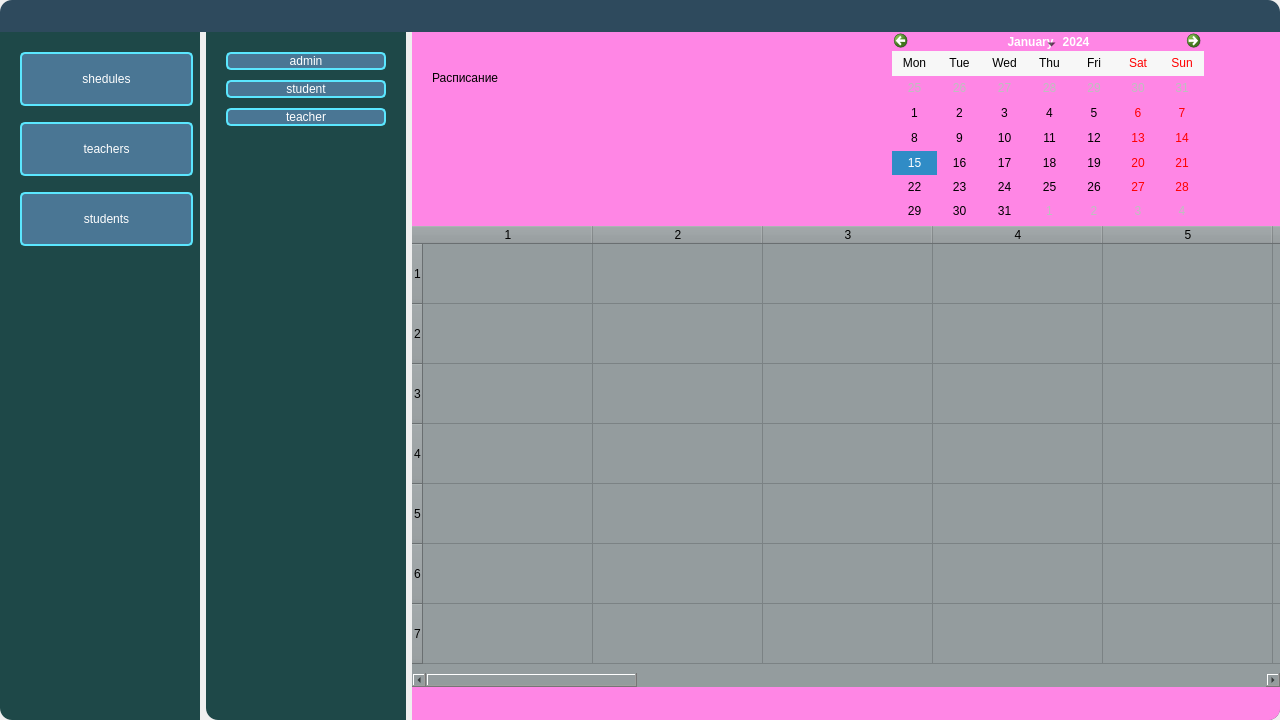
<?xml version="1.0" encoding="UTF-8"?>
<ui version="4.0">
 <class>MainWindow</class>
 <widget class="QMainWindow" name="MainWindow">
  <property name="enabled">
   <bool>true</bool>
  </property>
  <property name="geometry">
   <rect>
    <x>0</x>
    <y>0</y>
    <width>1280</width>
    <height>720</height>
   </rect>
  </property>
  <property name="minimumSize">
   <size>
    <width>1280</width>
    <height>720</height>
   </size>
  </property>
  <property name="focusPolicy">
   <enum>Qt::NoFocus</enum>
  </property>
  <property name="windowTitle">
   <string>MainWindow</string>
  </property>
  <property name="styleSheet">
   <string notr="true"/>
  </property>
  <property name="tabShape">
   <enum>QTabWidget::Rounded</enum>
  </property>
  <widget class="QWidget" name="centralwidget">
   <property name="enabled">
    <bool>true</bool>
   </property>
   <property name="styleSheet">
    <string notr="true">border-radius: 12px</string>
   </property>
   <layout class="QVBoxLayout" name="verticalLayout_2">
    <property name="spacing">
     <number>0</number>
    </property>
    <property name="leftMargin">
     <number>0</number>
    </property>
    <property name="topMargin">
     <number>0</number>
    </property>
    <property name="rightMargin">
     <number>0</number>
    </property>
    <property name="bottomMargin">
     <number>0</number>
    </property>
    <item>
     <layout class="QVBoxLayout" name="startFrame">
      <property name="spacing">
       <number>0</number>
      </property>
      <item>
       <widget class="QFrame" name="topMenu">
        <property name="minimumSize">
         <size>
          <width>32</width>
          <height>32</height>
         </size>
        </property>
        <property name="maximumSize">
         <size>
          <width>16777215</width>
          <height>48</height>
         </size>
        </property>
        <property name="styleSheet">
         <string notr="true">QFrame {
	background-color: rgb(46, 74, 93);
	border-bottom-left-radius: 0;
	border-bottom-right-radius: 0;
}

QPushButton {
	border-radius:0px;
}
QPushButton::hover {
	background-color: rgb(36, 58, 72);
}
</string>
        </property>
        <property name="frameShape">
         <enum>QFrame::StyledPanel</enum>
        </property>
        <property name="frameShadow">
         <enum>QFrame::Raised</enum>
        </property>
        <layout class="QHBoxLayout" name="horizontalLayout_2">
         <property name="spacing">
          <number>0</number>
         </property>
         <property name="leftMargin">
          <number>0</number>
         </property>
         <property name="topMargin">
          <number>0</number>
         </property>
         <property name="rightMargin">
          <number>0</number>
         </property>
         <property name="bottomMargin">
          <number>0</number>
         </property>
         <item>
          <layout class="QHBoxLayout" name="horizontalLayout">
           <property name="spacing">
            <number>0</number>
           </property>
           <property name="leftMargin">
            <number>0</number>
           </property>
           <property name="topMargin">
            <number>0</number>
           </property>
           <property name="rightMargin">
            <number>0</number>
           </property>
           <item>
            <widget class="QPushButton" name="menuButton">
             <property name="minimumSize">
              <size>
               <width>48</width>
               <height>32</height>
              </size>
             </property>
             <property name="maximumSize">
              <size>
               <width>48</width>
               <height>32</height>
              </size>
             </property>
             <property name="styleSheet">
              <string notr="true">QPushButton {
	border-top-left-radius: 12px;
}</string>
             </property>
             <property name="text">
              <string/>
             </property>
             <property name="icon">
              <iconset resource="../res.qrc">
               <normaloff>:/icons/images/menu_FILL0_wght400_GRAD0_opsz24.svg</normaloff>:/icons/images/menu_FILL0_wght400_GRAD0_opsz24.svg</iconset>
             </property>
             <property name="iconSize">
              <size>
               <width>24</width>
               <height>24</height>
              </size>
             </property>
             <property name="checkable">
              <bool>true</bool>
             </property>
            </widget>
           </item>
           <item>
            <spacer name="horizontalSpacer">
             <property name="orientation">
              <enum>Qt::Horizontal</enum>
             </property>
             <property name="sizeHint" stdset="0">
              <size>
               <width>40</width>
               <height>20</height>
              </size>
             </property>
            </spacer>
           </item>
           <item>
            <widget class="QPushButton" name="restoreButton">
             <property name="enabled">
              <bool>true</bool>
             </property>
             <property name="minimumSize">
              <size>
               <width>48</width>
               <height>32</height>
              </size>
             </property>
             <property name="maximumSize">
              <size>
               <width>48</width>
               <height>32</height>
              </size>
             </property>
             <property name="styleSheet">
              <string notr="true"/>
             </property>
             <property name="text">
              <string/>
             </property>
             <property name="icon">
              <iconset resource="../res.qrc">
               <normaloff>:/icons/images/remove_FILL0_wght400_GRAD0_opsz24.svg</normaloff>:/icons/images/remove_FILL0_wght400_GRAD0_opsz24.svg</iconset>
             </property>
             <property name="iconSize">
              <size>
               <width>24</width>
               <height>24</height>
              </size>
             </property>
             <property name="checkable">
              <bool>false</bool>
             </property>
            </widget>
           </item>
           <item>
            <widget class="QPushButton" name="minimizeButton">
             <property name="minimumSize">
              <size>
               <width>48</width>
               <height>32</height>
              </size>
             </property>
             <property name="maximumSize">
              <size>
               <width>48</width>
               <height>32</height>
              </size>
             </property>
             <property name="focusPolicy">
              <enum>Qt::StrongFocus</enum>
             </property>
             <property name="styleSheet">
              <string notr="true"/>
             </property>
             <property name="text">
              <string/>
             </property>
             <property name="icon">
              <iconset resource="../res.qrc">
               <normaloff>:/icons/images/toast_FILL0_wght400_GRAD0_opsz24.svg</normaloff>:/icons/images/toast_FILL0_wght400_GRAD0_opsz24.svg</iconset>
             </property>
             <property name="iconSize">
              <size>
               <width>24</width>
               <height>24</height>
              </size>
             </property>
            </widget>
           </item>
           <item>
            <widget class="QPushButton" name="exitButton">
             <property name="enabled">
              <bool>true</bool>
             </property>
             <property name="minimumSize">
              <size>
               <width>48</width>
               <height>32</height>
              </size>
             </property>
             <property name="maximumSize">
              <size>
               <width>48</width>
               <height>32</height>
              </size>
             </property>
             <property name="autoFillBackground">
              <bool>false</bool>
             </property>
             <property name="styleSheet">
              <string notr="true">QPushButton {
	border-top-right-radius: 12px;
}
QPushButton::hover {
	background-color: rgb(36, 58, 72);
}
</string>
             </property>
             <property name="text">
              <string/>
             </property>
             <property name="icon">
              <iconset resource="../res.qrc">
               <normaloff>:/icons/images/close_FILL0_wght400_GRAD0_opsz24.svg</normaloff>:/icons/images/close_FILL0_wght400_GRAD0_opsz24.svg</iconset>
             </property>
             <property name="iconSize">
              <size>
               <width>24</width>
               <height>24</height>
              </size>
             </property>
             <property name="checkable">
              <bool>false</bool>
             </property>
             <property name="checked">
              <bool>false</bool>
             </property>
             <property name="autoDefault">
              <bool>false</bool>
             </property>
             <property name="default">
              <bool>false</bool>
             </property>
             <property name="flat">
              <bool>false</bool>
             </property>
            </widget>
           </item>
          </layout>
         </item>
        </layout>
       </widget>
      </item>
      <item>
       <layout class="QHBoxLayout" name="mainMenu">
        <property name="spacing">
         <number>6</number>
        </property>
        <item>
         <widget class="QFrame" name="leftMenu_2">
          <property name="minimumSize">
           <size>
            <width>200</width>
            <height>0</height>
           </size>
          </property>
          <property name="focusPolicy">
           <enum>Qt::StrongFocus</enum>
          </property>
          <property name="styleSheet">
           <string notr="true">QFrame {
background-color: rgb(30, 72, 72);
border-top-left-radius: 0;
border-top-right-radius: 0;
border-bottom-right-radius: 0;
}

QPushButton {
	border-radius: 5px; 
	border: 1.5px solid rgb(91,231,255); 
	background-color: white; 
	font: 22pt &quot;Segoe Print&quot;;
	color: rgb(255, 255, 255);
	background-color: rgb(74, 118, 148);
	transition: background-color 2s ease-out 100ms
}
QPushButton:pressed {
	border: 1.4px solid rgb(73,186,205);
 }
QPushButton:hover {
	font-size: 16px;
	background-color: rgb(109, 174, 218);
}</string>
          </property>
          <property name="frameShape">
           <enum>QFrame::StyledPanel</enum>
          </property>
          <property name="frameShadow">
           <enum>QFrame::Raised</enum>
          </property>
          <widget class="QPushButton" name="shedulesButton">
           <property name="geometry">
            <rect>
             <x>20</x>
             <y>20</y>
             <width>173</width>
             <height>54</height>
            </rect>
           </property>
           <property name="text">
            <string>shedules</string>
           </property>
          </widget>
          <widget class="QPushButton" name="teachersButton">
           <property name="geometry">
            <rect>
             <x>20</x>
             <y>90</y>
             <width>173</width>
             <height>54</height>
            </rect>
           </property>
           <property name="text">
            <string>teachers</string>
           </property>
          </widget>
          <widget class="QPushButton" name="studentsButton">
           <property name="geometry">
            <rect>
             <x>20</x>
             <y>160</y>
             <width>173</width>
             <height>54</height>
            </rect>
           </property>
           <property name="text">
            <string>students</string>
           </property>
          </widget>
         </widget>
        </item>
        <item>
         <widget class="QFrame" name="leftMenu">
          <property name="minimumSize">
           <size>
            <width>200</width>
            <height>0</height>
           </size>
          </property>
          <property name="focusPolicy">
           <enum>Qt::StrongFocus</enum>
          </property>
          <property name="styleSheet">
           <string notr="true">QFrame {
background-color: rgb(30, 72, 72);
border-top-left-radius: 0;
border-top-right-radius: 0;
border-bottom-right-radius: 0;
}

QPushButton {
	border-radius: 5px; 
	border: 1.5px solid rgb(91,231,255); 
	background-color: white; 
	font: 22pt &quot;Segoe Print&quot;;
	color: rgb(255, 255, 255);
	background-color: rgb(74, 118, 148);
	transition: background-color 2s ease-out 100ms
}
QPushButton:pressed {
	border: 1.4px solid rgb(73,186,205);
 }
QPushButton:hover {
	font-size: 16px;
	background-color: rgb(109, 174, 218);
}</string>
          </property>
          <property name="frameShape">
           <enum>QFrame::StyledPanel</enum>
          </property>
          <property name="frameShadow">
           <enum>QFrame::Raised</enum>
          </property>
          <layout class="QVBoxLayout" name="verticalLayout_4">
           <property name="spacing">
            <number>0</number>
           </property>
           <property name="leftMargin">
            <number>20</number>
           </property>
           <property name="topMargin">
            <number>20</number>
           </property>
           <property name="rightMargin">
            <number>20</number>
           </property>
           <property name="bottomMargin">
            <number>20</number>
           </property>
           <item>
            <layout class="QVBoxLayout" name="verticalLayout_3">
             <property name="spacing">
              <number>10</number>
             </property>
             <property name="topMargin">
              <number>0</number>
             </property>
             <property name="bottomMargin">
              <number>0</number>
             </property>
             <item>
              <widget class="QPushButton" name="adminButton">
               <property name="enabled">
                <bool>true</bool>
               </property>
               <property name="styleSheet">
                <string notr="true"/>
               </property>
               <property name="text">
                <string>admin</string>
               </property>
               <property name="checkable">
                <bool>true</bool>
               </property>
              </widget>
             </item>
             <item>
              <widget class="QPushButton" name="studentButton">
               <property name="enabled">
                <bool>true</bool>
               </property>
               <property name="styleSheet">
                <string notr="true"/>
               </property>
               <property name="text">
                <string>student</string>
               </property>
               <property name="checkable">
                <bool>false</bool>
               </property>
              </widget>
             </item>
             <item>
              <widget class="QPushButton" name="teacherButton">
               <property name="enabled">
                <bool>true</bool>
               </property>
               <property name="styleSheet">
                <string notr="true"/>
               </property>
               <property name="text">
                <string>teacher</string>
               </property>
               <property name="checkable">
                <bool>false</bool>
               </property>
              </widget>
             </item>
             <item>
              <spacer name="verticalSpacer">
               <property name="orientation">
                <enum>Qt::Vertical</enum>
               </property>
               <property name="sizeHint" stdset="0">
                <size>
                 <width>20</width>
                 <height>40</height>
                </size>
               </property>
              </spacer>
             </item>
            </layout>
           </item>
          </layout>
         </widget>
        </item>
        <item>
         <widget class="QStackedWidget" name="mainWindows">
          <property name="enabled">
           <bool>true</bool>
          </property>
          <property name="styleSheet">
           <string notr="true">background-color: rgb(52, 83, 104);
border-top-left-radius: 0;
border-top-right-radius: 0;
border-bottom-left-radius: 0;</string>
          </property>
          <property name="currentIndex">
           <number>0</number>
          </property>
          <widget class="QWidget" name="adminPage">
           <layout class="QVBoxLayout" name="verticalLayout_10">
            <property name="spacing">
             <number>0</number>
            </property>
            <property name="leftMargin">
             <number>0</number>
            </property>
            <property name="topMargin">
             <number>0</number>
            </property>
            <property name="rightMargin">
             <number>0</number>
            </property>
            <property name="bottomMargin">
             <number>0</number>
            </property>
            <item>
             <widget class="QStackedWidget" name="adminStackedWidget">
              <property name="styleSheet">
               <string notr="true">background-color: rgb(255, 134, 229);</string>
              </property>
              <widget class="QWidget" name="shedules">
               <layout class="QVBoxLayout" name="verticalLayout_9">
                <property name="spacing">
                 <number>0</number>
                </property>
                <property name="leftMargin">
                 <number>0</number>
                </property>
                <property name="topMargin">
                 <number>0</number>
                </property>
                <property name="rightMargin">
                 <number>0</number>
                </property>
                <property name="bottomMargin">
                 <number>300</number>
                </property>
                <item>
                 <widget class="QFrame" name="frame">
                  <property name="minimumSize">
                   <size>
                    <width>0</width>
                    <height>200</height>
                   </size>
                  </property>
                  <property name="frameShape">
                   <enum>QFrame::StyledPanel</enum>
                  </property>
                  <property name="frameShadow">
                   <enum>QFrame::Raised</enum>
                  </property>
                  <widget class="QLabel" name="label">
                   <property name="geometry">
                    <rect>
                     <x>20</x>
                     <y>10</y>
                     <width>161</width>
                     <height>71</height>
                    </rect>
                   </property>
                   <property name="text">
                    <string>Расписание</string>
                   </property>
                  </widget>
                  <widget class="QCalendarWidget" name="calendarWidget">
                   <property name="geometry">
                    <rect>
                     <x>480</x>
                     <y>0</y>
                     <width>312</width>
                     <height>191</height>
                    </rect>
                   </property>
                   <property name="inputMethodHints">
                    <set>Qt::ImhNone</set>
                   </property>
                   <property name="firstDayOfWeek">
                    <enum>Qt::Monday</enum>
                   </property>
                   <property name="gridVisible">
                    <bool>false</bool>
                   </property>
                   <property name="horizontalHeaderFormat">
                    <enum>QCalendarWidget::ShortDayNames</enum>
                   </property>
                   <property name="verticalHeaderFormat">
                    <enum>QCalendarWidget::NoVerticalHeader</enum>
                   </property>
                   <property name="navigationBarVisible">
                    <bool>true</bool>
                   </property>
                   <property name="dateEditEnabled">
                    <bool>true</bool>
                   </property>
                  </widget>
                 </widget>
                </item>
                <item>
                 <widget class="QTableWidget" name="adminSheduleTable">
                  <property name="minimumSize">
                   <size>
                    <width>600</width>
                    <height>461</height>
                   </size>
                  </property>
                  <property name="maximumSize">
                   <size>
                    <width>16777215</width>
                    <height>16777215</height>
                   </size>
                  </property>
                  <property name="styleSheet">
                   <string notr="true">background-color: rgb(148, 156, 158);</string>
                  </property>
                  <property name="verticalScrollBarPolicy">
                   <enum>Qt::ScrollBarAsNeeded</enum>
                  </property>
                  <property name="horizontalScrollBarPolicy">
                   <enum>Qt::ScrollBarAsNeeded</enum>
                  </property>
                  <property name="selectionMode">
                   <enum>QAbstractItemView::SingleSelection</enum>
                  </property>
                  <property name="verticalScrollMode">
                   <enum>QAbstractItemView::ScrollPerPixel</enum>
                  </property>
                  <property name="horizontalScrollMode">
                   <enum>QAbstractItemView::ScrollPerPixel</enum>
                  </property>
                  <property name="rowCount">
                   <number>7</number>
                  </property>
                  <property name="columnCount">
                   <number>20</number>
                  </property>
                  <attribute name="horizontalHeaderVisible">
                   <bool>true</bool>
                  </attribute>
                  <attribute name="horizontalHeaderMinimumSectionSize">
                   <number>0</number>
                  </attribute>
                  <attribute name="horizontalHeaderDefaultSectionSize">
                   <number>170</number>
                  </attribute>
                  <attribute name="horizontalHeaderHighlightSections">
                   <bool>false</bool>
                  </attribute>
                  <attribute name="verticalHeaderVisible">
                   <bool>true</bool>
                  </attribute>
                  <attribute name="verticalHeaderMinimumSectionSize">
                   <number>0</number>
                  </attribute>
                  <attribute name="verticalHeaderDefaultSectionSize">
                   <number>60</number>
                  </attribute>
                  <attribute name="verticalHeaderHighlightSections">
                   <bool>false</bool>
                  </attribute>
                  <row/>
                  <row/>
                  <row/>
                  <row/>
                  <row/>
                  <row/>
                  <row/>
                  <column/>
                  <column/>
                  <column/>
                  <column/>
                  <column/>
                  <column/>
                  <column/>
                  <column/>
                  <column/>
                  <column/>
                  <column/>
                  <column/>
                  <column/>
                  <column/>
                  <column/>
                  <column/>
                  <column/>
                  <column/>
                  <column/>
                  <column/>
                 </widget>
                </item>
               </layout>
              </widget>
              <widget class="QWidget" name="teachers">
               <widget class="QLabel" name="label_3">
                <property name="geometry">
                 <rect>
                  <x>320</x>
                  <y>240</y>
                  <width>49</width>
                  <height>16</height>
                 </rect>
                </property>
                <property name="text">
                 <string>teachers</string>
                </property>
               </widget>
              </widget>
              <widget class="QWidget" name="students">
               <widget class="QLabel" name="label_2">
                <property name="geometry">
                 <rect>
                  <x>360</x>
                  <y>260</y>
                  <width>49</width>
                  <height>16</height>
                 </rect>
                </property>
                <property name="text">
                 <string>students</string>
                </property>
               </widget>
              </widget>
             </widget>
            </item>
           </layout>
          </widget>
          <widget class="QWidget" name="ratingFrame">
           <property name="minimumSize">
            <size>
             <width>0</width>
             <height>682</height>
            </size>
           </property>
           <property name="styleSheet">
            <string notr="true"/>
           </property>
           <layout class="QVBoxLayout" name="verticalLayout">
            <property name="spacing">
             <number>0</number>
            </property>
            <property name="leftMargin">
             <number>0</number>
            </property>
            <property name="topMargin">
             <number>0</number>
            </property>
            <property name="rightMargin">
             <number>0</number>
            </property>
            <property name="bottomMargin">
             <number>0</number>
            </property>
            <item>
             <widget class="QFrame" name="ratingTopFrame">
              <property name="minimumSize">
               <size>
                <width>0</width>
                <height>100</height>
               </size>
              </property>
              <property name="frameShape">
               <enum>QFrame::StyledPanel</enum>
              </property>
              <property name="frameShadow">
               <enum>QFrame::Raised</enum>
              </property>
              <layout class="QHBoxLayout" name="horizontalLayout_4">
               <property name="spacing">
                <number>0</number>
               </property>
               <property name="leftMargin">
                <number>0</number>
               </property>
               <property name="topMargin">
                <number>0</number>
               </property>
               <property name="rightMargin">
                <number>0</number>
               </property>
               <property name="bottomMargin">
                <number>0</number>
               </property>
               <item>
                <widget class="QFrame" name="comboBoxFrame">
                 <property name="minimumSize">
                  <size>
                   <width>200</width>
                   <height>0</height>
                  </size>
                 </property>
                 <property name="maximumSize">
                  <size>
                   <width>200</width>
                   <height>16777215</height>
                  </size>
                 </property>
                 <property name="styleSheet">
                  <string notr="true">QComboBox {
	
	background-color: rgb(134, 255, 255);
}</string>
                 </property>
                 <property name="frameShape">
                  <enum>QFrame::StyledPanel</enum>
                 </property>
                 <property name="frameShadow">
                  <enum>QFrame::Raised</enum>
                 </property>
                 <layout class="QVBoxLayout" name="verticalLayout_5">
                  <property name="spacing">
                   <number>0</number>
                  </property>
                  <property name="leftMargin">
                   <number>9</number>
                  </property>
                  <property name="topMargin">
                   <number>0</number>
                  </property>
                  <property name="rightMargin">
                   <number>9</number>
                  </property>
                  <property name="bottomMargin">
                   <number>0</number>
                  </property>
                  <item>
                   <widget class="QComboBox" name="lessonBox"/>
                  </item>
                  <item>
                   <widget class="QComboBox" name="groupBox"/>
                  </item>
                 </layout>
                </widget>
               </item>
               <item>
                <spacer name="horizontalSpacer_2">
                 <property name="orientation">
                  <enum>Qt::Horizontal</enum>
                 </property>
                 <property name="sizeHint" stdset="0">
                  <size>
                   <width>40</width>
                   <height>20</height>
                  </size>
                 </property>
                </spacer>
               </item>
               <item>
                <widget class="QFrame" name="userInfroFrame">
                 <property name="minimumSize">
                  <size>
                   <width>300</width>
                   <height>0</height>
                  </size>
                 </property>
                 <property name="maximumSize">
                  <size>
                   <width>300</width>
                   <height>16777215</height>
                  </size>
                 </property>
                 <property name="styleSheet">
                  <string notr="true">background-color: rgb(255, 216, 253);</string>
                 </property>
                 <property name="frameShape">
                  <enum>QFrame::StyledPanel</enum>
                 </property>
                 <property name="frameShadow">
                  <enum>QFrame::Raised</enum>
                 </property>
                 <layout class="QHBoxLayout" name="horizontalLayout_5">
                  <property name="spacing">
                   <number>0</number>
                  </property>
                  <property name="leftMargin">
                   <number>0</number>
                  </property>
                  <property name="topMargin">
                   <number>0</number>
                  </property>
                  <property name="rightMargin">
                   <number>0</number>
                  </property>
                  <property name="bottomMargin">
                   <number>0</number>
                  </property>
                  <item>
                   <widget class="QFrame" name="infroFrame">
                    <property name="styleSheet">
                     <string notr="true">background-color: rgb(229, 249, 255);</string>
                    </property>
                    <property name="frameShape">
                     <enum>QFrame::StyledPanel</enum>
                    </property>
                    <property name="frameShadow">
                     <enum>QFrame::Raised</enum>
                    </property>
                    <layout class="QHBoxLayout" name="horizontalLayout_6">
                     <property name="spacing">
                      <number>0</number>
                     </property>
                     <property name="leftMargin">
                      <number>0</number>
                     </property>
                     <property name="topMargin">
                      <number>0</number>
                     </property>
                     <property name="rightMargin">
                      <number>0</number>
                     </property>
                     <property name="bottomMargin">
                      <number>0</number>
                     </property>
                     <item>
                      <widget class="QFrame" name="lefrInfoFrame">
                       <property name="frameShape">
                        <enum>QFrame::StyledPanel</enum>
                       </property>
                       <property name="frameShadow">
                        <enum>QFrame::Raised</enum>
                       </property>
                       <layout class="QVBoxLayout" name="verticalLayout_7">
                        <property name="spacing">
                         <number>0</number>
                        </property>
                        <property name="leftMargin">
                         <number>9</number>
                        </property>
                        <property name="topMargin">
                         <number>9</number>
                        </property>
                        <property name="rightMargin">
                         <number>0</number>
                        </property>
                        <property name="bottomMargin">
                         <number>9</number>
                        </property>
                        <item>
                         <widget class="QLabel" name="leftTypeLabel">
                          <property name="text">
                           <string>lType</string>
                          </property>
                         </widget>
                        </item>
                        <item>
                         <widget class="QLabel" name="leftNameLabel">
                          <property name="text">
                           <string>ФИО</string>
                          </property>
                         </widget>
                        </item>
                        <item>
                         <widget class="QLabel" name="leftGroupLabel">
                          <property name="text">
                           <string>Группа</string>
                          </property>
                         </widget>
                        </item>
                       </layout>
                      </widget>
                     </item>
                     <item>
                      <widget class="QFrame" name="rightInfoFrame">
                       <property name="frameShape">
                        <enum>QFrame::StyledPanel</enum>
                       </property>
                       <property name="frameShadow">
                        <enum>QFrame::Raised</enum>
                       </property>
                       <layout class="QVBoxLayout" name="verticalLayout_6">
                        <property name="spacing">
                         <number>0</number>
                        </property>
                        <property name="leftMargin">
                         <number>0</number>
                        </property>
                        <item>
                         <widget class="QLabel" name="rightTypeLabel">
                          <property name="text">
                           <string/>
                          </property>
                         </widget>
                        </item>
                        <item>
                         <widget class="QLabel" name="rightNameLabel">
                          <property name="text">
                           <string>rName</string>
                          </property>
                         </widget>
                        </item>
                        <item>
                         <widget class="QLabel" name="rightGroupLabel">
                          <property name="text">
                           <string>rGroup</string>
                          </property>
                         </widget>
                        </item>
                       </layout>
                      </widget>
                     </item>
                    </layout>
                   </widget>
                  </item>
                  <item>
                   <widget class="QFrame" name="imageFrame">
                    <property name="styleSheet">
                     <string notr="true">background-color: rgb(255, 255, 255);</string>
                    </property>
                    <property name="frameShape">
                     <enum>QFrame::StyledPanel</enum>
                    </property>
                    <property name="frameShadow">
                     <enum>QFrame::Raised</enum>
                    </property>
                   </widget>
                  </item>
                 </layout>
                </widget>
               </item>
              </layout>
             </widget>
            </item>
            <item>
             <widget class="QFrame" name="ratingFrame_2">
              <property name="styleSheet">
               <string notr="true"/>
              </property>
              <property name="frameShape">
               <enum>QFrame::StyledPanel</enum>
              </property>
              <property name="frameShadow">
               <enum>QFrame::Raised</enum>
              </property>
              <layout class="QVBoxLayout" name="verticalLayout_8">
               <property name="spacing">
                <number>0</number>
               </property>
               <property name="leftMargin">
                <number>0</number>
               </property>
               <property name="topMargin">
                <number>0</number>
               </property>
               <property name="rightMargin">
                <number>0</number>
               </property>
               <property name="bottomMargin">
                <number>0</number>
               </property>
               <item>
                <widget class="QTableWidget" name="ratingWidget">
                 <property name="enabled">
                  <bool>true</bool>
                 </property>
                 <property name="focusPolicy">
                  <enum>Qt::StrongFocus</enum>
                 </property>
                 <property name="styleSheet">
                  <string notr="true">QTableWidget, QHeaderView   {
    background-color: #333333;
    color: #fffff8;
}

QHeaderView::section, QTableWidget QTableCornerButton::section {
    background-color: #646464;
    padding: 4px;
    border: 1px solid #fffff8;
    font-size: 10pt;
}

QHeaderView::section:vertical {
   width: 150px;
}

QTableWidget {
    gridline-color: #fffff8;
    font-size: 12pt;
}
QTableWidget::item::selected {
	
	background-color: rgb(27, 27, 27);
}
</string>
                 </property>
                 <property name="editTriggers">
                  <set>QAbstractItemView::AnyKeyPressed|QAbstractItemView::DoubleClicked</set>
                 </property>
                 <property name="dragEnabled">
                  <bool>false</bool>
                 </property>
                 <property name="selectionMode">
                  <enum>QAbstractItemView::ExtendedSelection</enum>
                 </property>
                 <property name="verticalScrollMode">
                  <enum>QAbstractItemView::ScrollPerPixel</enum>
                 </property>
                 <property name="horizontalScrollMode">
                  <enum>QAbstractItemView::ScrollPerPixel</enum>
                 </property>
                 <property name="showGrid">
                  <bool>true</bool>
                 </property>
                 <property name="gridStyle">
                  <enum>Qt::CustomDashLine</enum>
                 </property>
                 <property name="sortingEnabled">
                  <bool>false</bool>
                 </property>
                 <property name="wordWrap">
                  <bool>true</bool>
                 </property>
                 <property name="cornerButtonEnabled">
                  <bool>true</bool>
                 </property>
                 <property name="rowCount">
                  <number>22</number>
                 </property>
                 <property name="columnCount">
                  <number>39</number>
                 </property>
                 <attribute name="horizontalHeaderVisible">
                  <bool>true</bool>
                 </attribute>
                 <attribute name="horizontalHeaderCascadingSectionResizes">
                  <bool>false</bool>
                 </attribute>
                 <attribute name="horizontalHeaderMinimumSectionSize">
                  <number>40</number>
                 </attribute>
                 <attribute name="horizontalHeaderDefaultSectionSize">
                  <number>40</number>
                 </attribute>
                 <attribute name="horizontalHeaderShowSortIndicator" stdset="0">
                  <bool>false</bool>
                 </attribute>
                 <attribute name="horizontalHeaderStretchLastSection">
                  <bool>false</bool>
                 </attribute>
                 <attribute name="verticalHeaderVisible">
                  <bool>true</bool>
                 </attribute>
                 <attribute name="verticalHeaderCascadingSectionResizes">
                  <bool>false</bool>
                 </attribute>
                 <attribute name="verticalHeaderMinimumSectionSize">
                  <number>40</number>
                 </attribute>
                 <attribute name="verticalHeaderDefaultSectionSize">
                  <number>40</number>
                 </attribute>
                 <row/>
                 <row/>
                 <row/>
                 <row/>
                 <row/>
                 <row/>
                 <row/>
                 <row/>
                 <row/>
                 <row/>
                 <row/>
                 <row/>
                 <row/>
                 <row/>
                 <row/>
                 <row/>
                 <row/>
                 <row/>
                 <row/>
                 <row/>
                 <row/>
                 <row/>
                 <column/>
                 <column/>
                 <column/>
                 <column/>
                 <column/>
                 <column/>
                 <column/>
                 <column/>
                 <column/>
                 <column/>
                 <column/>
                 <column/>
                 <column/>
                 <column/>
                 <column/>
                 <column/>
                 <column/>
                 <column/>
                 <column/>
                 <column/>
                 <column/>
                 <column/>
                 <column/>
                 <column/>
                 <column/>
                 <column/>
                 <column/>
                 <column/>
                 <column/>
                 <column/>
                 <column/>
                 <column/>
                 <column/>
                 <column/>
                 <column/>
                 <column/>
                 <column/>
                 <column/>
                 <column/>
                 <item row="1" column="0">
                  <property name="text">
                   <string/>
                  </property>
                 </item>
                </widget>
               </item>
              </layout>
             </widget>
            </item>
           </layout>
          </widget>
         </widget>
        </item>
       </layout>
      </item>
     </layout>
    </item>
   </layout>
  </widget>
 </widget>
 <resources>
  <include location="../res.qrc"/>
 </resources>
 <connections>
  <connection>
   <sender>restoreButton</sender>
   <signal>clicked()</signal>
   <receiver>MainWindow</receiver>
   <slot>lower()</slot>
   <hints>
    <hint type="sourcelabel">
     <x>1170</x>
     <y>2</y>
    </hint>
    <hint type="destinationlabel">
     <x>996</x>
     <y>877</y>
    </hint>
   </hints>
  </connection>
  <connection>
   <sender>menuButton</sender>
   <signal>toggled(bool)</signal>
   <receiver>leftMenu</receiver>
   <slot>setHidden(bool)</slot>
   <hints>
    <hint type="sourcelabel">
     <x>16</x>
     <y>16</y>
    </hint>
    <hint type="destinationlabel">
     <x>217</x>
     <y>191</y>
    </hint>
   </hints>
  </connection>
  <connection>
   <sender>menuButton</sender>
   <signal>toggled(bool)</signal>
   <receiver>leftMenu_2</receiver>
   <slot>setVisible(bool)</slot>
   <hints>
    <hint type="sourcelabel">
     <x>41</x>
     <y>17</y>
    </hint>
    <hint type="destinationlabel">
     <x>76</x>
     <y>167</y>
    </hint>
   </hints>
  </connection>
 </connections>
</ui>
